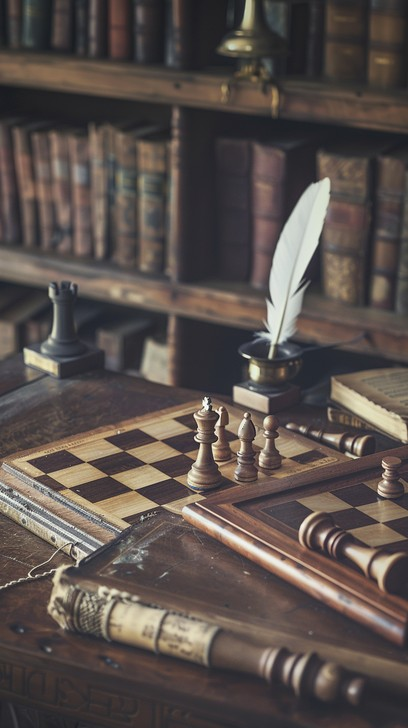
#> input picture gui/qt/resources/welcome/chess-study.png, 408 x 728 px
$ python make-installer-art.py
#> lines starting #> are read from the running program, lines starting #| are printed output that depends on the picture
#!/usr/bin/env python3
"""Draws the artwork of the installers from the application icon.

    packaging/assets/make-installer-art.py

Writes, next to the packaging scripts that use them:

- macos/dmg-background.png, macos/dmg-background@2x.png   disk image window
- windows/wizard-image*.bmp, windows/wizard-small*.bmp    Inno Setup wizard (the
  first: the shoulder of every page, the welcome window's)

The generated files are committed, so building the installers needs no image
tools. Requires Pillow (apt install python3-pil) and the Lato font
(apt install fonts-lato).
"""

from pathlib import Path

from PIL import Image, ImageDraw, ImageFont

ROOT = Path(__file__).resolve().parent.parent
ICON = ROOT.parent / "gui" / "qt" / "data" / "icons" / "pragma-chess.png"
RICH_LOGO = ROOT.parent / "gui" / "qt" / "data" / "icons" / "pragma-chess-rich.png"
STUDY = ROOT.parent / "gui" / "qt" / "resources" / "welcome" / "chess-study.png"
BOOK_FONT = ROOT.parent / "gui" / "qt" / "resources" / "fonts" / "crimson-pro.ttf"
FONTS = Path("/usr/share/fonts/truetype/lato")

PAPER = (246, 243, 236)
LIGHT_SQUARE = (238, 233, 222)
DARK_SQUARE = (226, 219, 204)
INK = (38, 38, 42)
MUTED = (120, 116, 108)
ACCENT = (53, 132, 228)  # the blue of Explain's reply arrows


def font(name, size):
    return ImageFont.truetype(str(FONTS / f"Lato-{name}.ttf"), size)


def checker(image, box, square):
    """Paints a faint chessboard over box, fading towards its top edge."""
    x0, y0, x1, y1 = box
    overlay = Image.new("RGBA", image.size, (0, 0, 0, 0))
    draw = ImageDraw.Draw(overlay)
    rows = (y1 - y0 + square - 1) // square
    for row in range(rows):
        alpha = int(255 * (row + 1) / rows)
        for column in range((x1 - x0 + square - 1) // square):
            colour = DARK_SQUARE if (row + column) % 2 else LIGHT_SQUARE
            top = y1 - (rows - row) * square
            draw.rectangle([x0 + column * square, top, x0 + (column + 1) * square - 1,
                            top + square - 1], fill=colour + (alpha,))
    image.alpha_composite(overlay)


def arrow(draw, start, end, width, colour):
    (x0, y), (x1, _) = start, end
    head = width * 3
    draw.line([(x0, y), (x1 - head, y)], fill=colour, width=width)
    draw.polygon([(x1, y), (x1 - head, y - head * 0.8), (x1 - head, y + head * 0.8)], fill=colour)


def dmg_background(scale):
    """The window of the disk image: the app on the left, Applications on the right.

    Icons sit at (170, 190) and (490, 190) in a 660x400 window (see macos/build-dmg.sh).
    """
    width, height = 660 * scale, 400 * scale
    image = Image.new("RGBA", (width, height), PAPER + (255,))
    checker(image, (0, height - 70 * scale, width, height), 35 * scale)
    draw = ImageDraw.Draw(image)
    title = font("Bold", 26 * scale)
    subtitle = font("Regular", 14 * scale)
    draw.text((width // 2, 52 * scale), "Pragma Chess", font=title, fill=INK, anchor="mm")
    draw.text((width // 2, 84 * scale), "Drag the app to Applications to install it",
              font=subtitle, fill=MUTED, anchor="mm")
    arrow(draw, (262 * scale, 190 * scale), (398 * scale, 190 * scale), 4 * scale, ACCENT)
    return image.convert("RGB")


def wizard_image(width, height):
    """The shoulder on the left of every page of the wizard: the welcome
    window's (dialogs/WelcomeDialog), at the size of the installer — the
    picture of a study cut to fill it, a veil deep at the bottom, the rich
    logo on its tile, "Pragma" and "Chess" in the book face and a thin rule.
    """
    scale = width / 400  # The welcome's shoulder is 400 pixels wide.
    picture = Image.open(STUDY).convert("RGB")
    cover = max(width / picture.width, height / picture.height)
    picture = picture.resize((round(picture.width * cover), round(picture.height * cover)), Image.LANCZOS)
    left, top = (picture.width - width) // 2, (picture.height - height) // 2
    image = picture.crop((left, top, left + width, top + height)).convert("RGBA")
    # The veil: light at the top, deep at the bottom, for the name to read on.
    veil = Image.new("RGBA", (width, height))
    stops = [(0.0, 70), (0.45, 40), (0.72, 175), (1.0, 235)]
    for y in range(height):
        t = y / max(1, height - 1)
        for (t0, a0), (t1, a1) in zip(stops, stops[1:]):
            if t0 <= t <= t1:
                alpha = a0 + (a1 - a0) * (t - t0) / (t1 - t0)
                break
        ImageDraw.Draw(veil).line([(0, y), (width, y)], fill=(12, 9, 6, round(alpha)))
    image.alpha_composite(veil)

    margin = round(32 * scale)
    size = scale * 1.35  # A little larger than the welcome's: the shoulder is smaller.
    title = ImageFont.truetype(str(BOOK_FONT), round(58 * size))
    tagline = font("Regular", max(9, round(14 * size)))
    ascent, descent = title.getmetrics()
    line = (ascent + descent) * 0.88
    tag_ascent, tag_descent = tagline.getmetrics()
    tagline_top = height - margin - (tag_ascent + tag_descent)
    chess_baseline = tagline_top - round(14 * size) - descent
    pragma_baseline = chess_baseline - line
    logo_side = round(88 * size)
    logo_top = round(pragma_baseline - ascent - 18 * size - logo_side)
    # The logo on a white tile, with the welcome's soft shadow under it.
    shadow = Image.new("RGBA", (width, height))
    ImageDraw.Draw(shadow).rounded_rectangle(
        [margin - 2, logo_top + 1, margin + logo_side + 2, logo_top + logo_side + 5],
        radius=round(18 * size), fill=(0, 0, 0, 90))
    image.alpha_composite(shadow)
    logo = Image.open(RICH_LOGO).convert("RGBA").resize((logo_side, logo_side), Image.LANCZOS)
    image.alpha_composite(logo, (margin, logo_top))
    draw = ImageDraw.Draw(image)
    cream = (0xfa, 0xf6, 0xee, 255)
    draw.text((margin - 1, pragma_baseline), "Pragma", font=title, fill=cream, anchor="ls")
    draw.text((margin - 1, chess_baseline), "Chess", font=title, fill=cream, anchor="ls")
    # A thin rule, as a book's title page has, then the motto — in English,
    # the picture being one for every language.
    rule_y = tagline_top - round(6 * size)
    draw.line([(margin, rule_y), (margin + round(48 * size), rule_y)], fill=(0xe8, 0xc9, 0x8a, 200),
              width=max(1, round(size)))
    x = margin
    for character in "STUDY · TRAIN · PLAY":
        draw.text((x, tagline_top), character, font=tagline, fill=(0xfa, 0xf6, 0xee, 200))
        x += tagline.getlength(character) + 2.6 * size
    return image.convert("RGB")


def wizard_small(width, height):
    """The icon at the top right of the inner pages of the wizard."""
    image = Image.new("RGBA", (width, height), (255, 255, 255, 255))
    logo = Image.open(ICON).convert("RGBA")
    side = min(width, height) * 7 // 8
    logo = logo.resize((side, side), Image.LANCZOS)
    image.alpha_composite(logo, ((width - side) // 2, (height - side) // 2))
    return image.convert("RGB")


def main():
    macos, windows = ROOT / "macos", ROOT / "windows"
    dmg_background(1).save(macos / "dmg-background.png")
#> in dmg_background, `image = Image.new("RGBA", (width, height), PAPER + (255,))`:
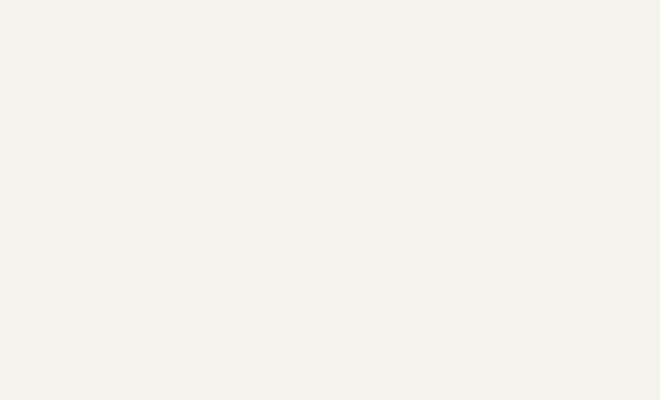
#> image: PIL image 660x400 RGBA; mean R, G, B, A 246, 243, 236, 255
#> in checker, `overlay = Image.new("RGBA", image.size, (0, 0, 0, 0))`: overlay: PIL image 660x400 RGBA; every value is 0
#> in checker, `image.alpha_composite(overlay)`:
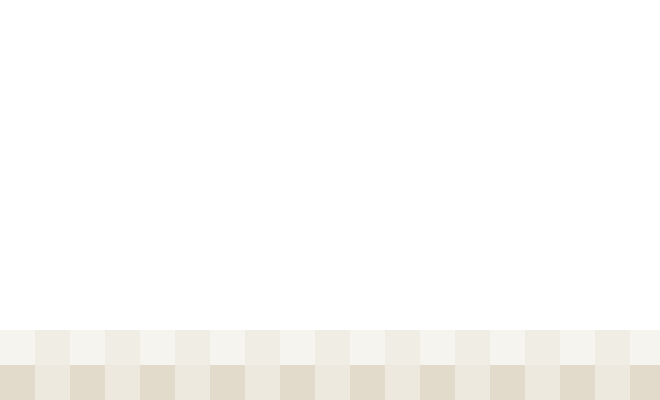
#> overlay: PIL image 660x400 RGBA; mean R, G, B, A 40.6, 39.5, 37.3, 33.4; transparent parts drawn white
    dmg_background(2).save(macos / "dmg-background@2x.png")
#> in checker (call 2), `overlay = Image.new("RGBA", image.size, (0, 0, 0, 0))`: overlay: PIL image 1320x800 RGBA; every value is 0
    # Inno Setup picks the size closest to the screen's scaling; the shoulder
    # is as tall as the whole window (pragma-chess.iss stretches it there).
    for percent, (w, h) in {100: (164, 360), 150: (246, 540), 200: (328, 720)}.items():
        wizard_image(w, h).save(windows / f"wizard-image-{percent}.bmp")
#> in wizard_image, `scale = width / 400  # The welcome's shoulder is 400 pixels wide.`: scale = 0.41
#> in wizard_image, picture is the input picture: PIL image 408x728 RGB; mean R, G, B 90.2, 80.8, 76.7
#> in wizard_image, `image = picture.crop((left, top, left + width, top + height)).convert(..`:
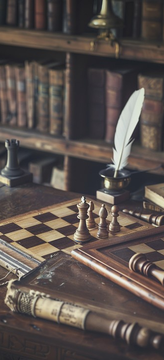
#> image: PIL image 164x360 RGBA; mean R, G, B, A 91.4, 82, 77.8, 255
#> in wizard_image, `veil = Image.new("RGBA", (width, height))`: veil: PIL image 164x360 RGBA; every value is 0
#> after the loop in wizard_image, `for y in range(height):`:
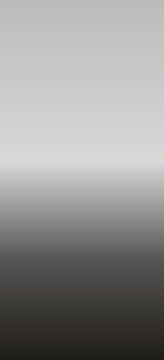
#> veil: PIL image 164x360 RGBA; mean R, G, B, A 12, 9, 6, 111.3; transparent parts drawn white
#> in wizard_image, `image.alpha_composite(veil)`:
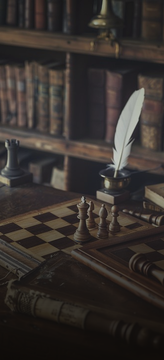
#> image: PIL image 164x360 RGBA; mean R, G, B, A 55.1, 49.2, 45.9, 255
#> in wizard_image, `margin = round(32 * scale)`: margin = 13
#> in wizard_image, `size = scale * 1.35  # A little larger than the welcome's: the shoulde..`: size = 0.553
#> in wizard_image, `ascent, descent = title.getmetrics()`: ascent = 30; descent = 8
#> in wizard_image, `line = (ascent + descent) * 0.88`: line = 33.44
#> in wizard_image, `tag_ascent, tag_descent = tagline.getmetrics()`: tag_ascent = 9; tag_descent = 2
#> in wizard_image, `tagline_top = height - margin - (tag_ascent + tag_descent)`: tagline_top = 336
#> in wizard_image, `chess_baseline = tagline_top - round(14 * size) - descent`: chess_baseline = 320
#> in wizard_image, `pragma_baseline = chess_baseline - line`: pragma_baseline = 286.6
#> in wizard_image, `logo_side = round(88 * size)`: logo_side = 49
#> in wizard_image, `logo_top = round(pragma_baseline - ascent - 18 * size - logo_side)`: logo_top = 198
#> in wizard_image, `ImageDraw.Draw(shadow).rounded_rectangle( [margin - 2, logo_top + 1, m..`:
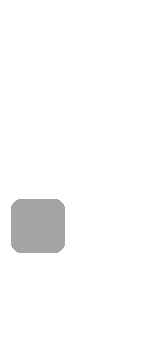
#> shadow: PIL image 164x360 RGBA; mean R, G, B, A 0, 0, 0, 4.3; transparent parts drawn white
#> in wizard_image, `image.alpha_composite(shadow)`:
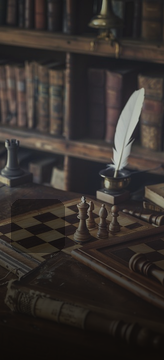
#> image: PIL image 164x360 RGBA; mean R, G, B, A 54, 48.2, 45, 255
    for percent, (w, h) in {100: (55, 58), 150: (83, 87), 200: (110, 116)}.items():
        wizard_small(w, h).save(windows / f"wizard-small-{percent}.bmp")


if __name__ == "__main__":
#> (the run stopped early here; a loop or call above may not have finished)
